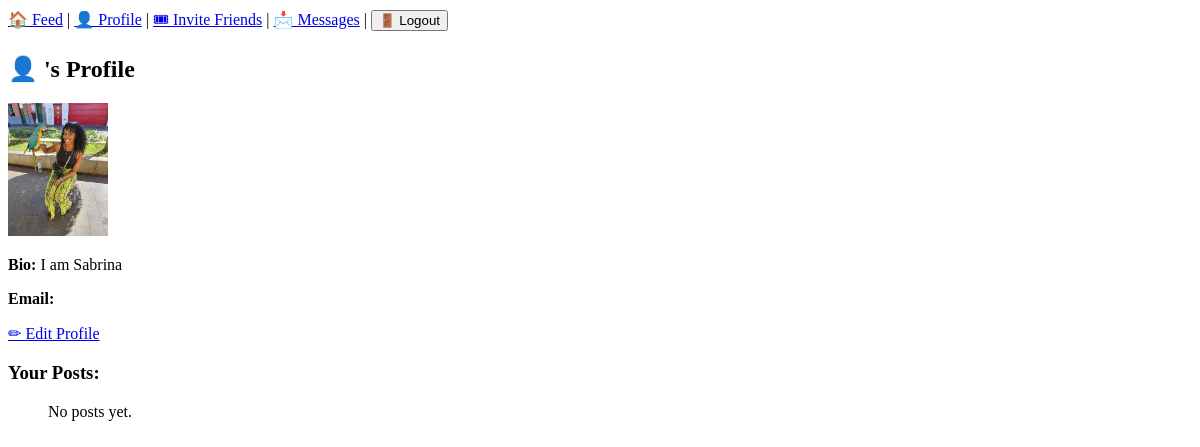
Before: /users/profile/ (signed in) with the older database file.
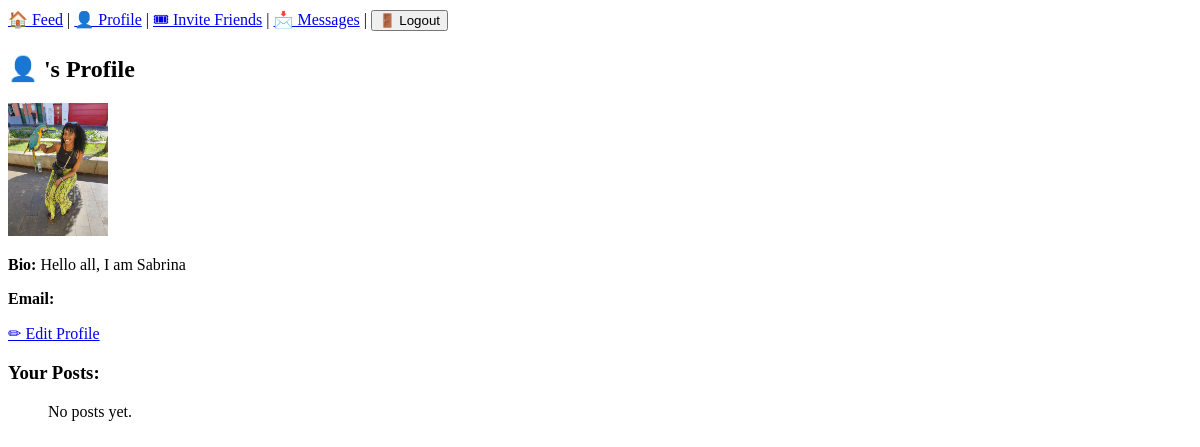
After: the same page with the newer database file.
### users/models.py (models this page shows, shortened)
class CustomUser(AbstractUser):
    bio = models.TextField(blank=True, null=True)
    profile_image = models.ImageField(upload_to="profile_pics/", blank=True, null=True)
    used_invite = models.BooleanField(default=False)

### users/views.py (the view)
# urls.py: path('profile/', profile_view, name='profile'),
@login_required
def profile_view(request):
    return render(request, 'users/profile.html', {'user': request.user})

### users/templates/users/profile.html
{% extends "base.html" %}
{% load static %}
{% block content %}
<h2>👤 {{ profile_user.username }}'s Profile</h2>
{% if user.profile_image %}
    <img src="{{ user.profile_image.url }}" alt="Profile Image" width="100">
{% else %}
    <img src="{% static 'profile_pics/default_profile.webp' %}" alt="Default Profile Image" width="100">
{% endif %}
<p><strong>Bio:</strong> {{ user.bio|default_if_none:"No bio yet." }}</p>
<p><strong>Email:</strong> {{ profile_user.email }}</p>
<a href="{% url 'profile_edit' %}">✏ Edit Profile</a>
<h3>Your Posts:</h3>
<ul>
    {% for post in profile_user.posts.all %}
        <li>{{ post.content }} - {{ post.created_at|date:"F j, Y" }}</li>
    {% empty %}
        <p>No posts yet.</p>
    {% endfor %}
</ul>
{% endblock %}

Changed rows visible on the page:
changed CustomUser: bio "I am Sabrina" → "Hello all, I am Sabrina"
